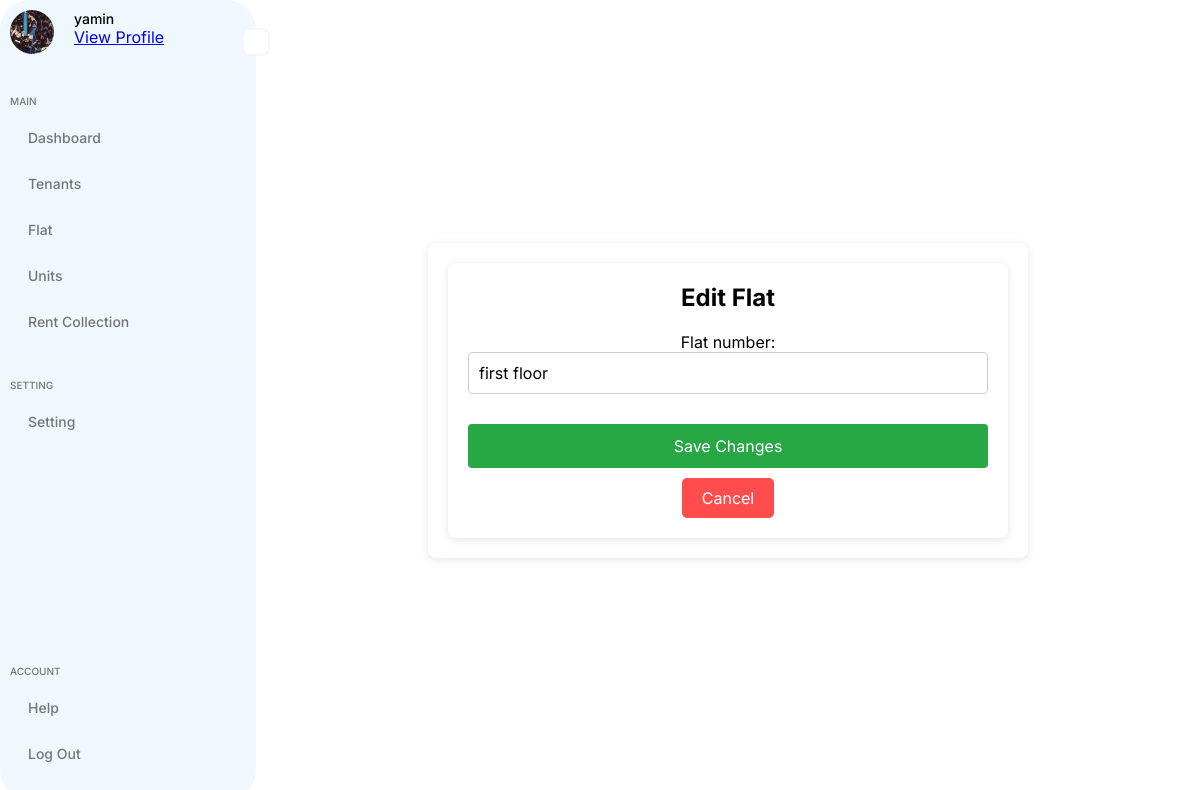
Screenshot of /rental/flats/edit/1/ (signed in) with the database file from the repository.
### accounts/models.py (models this page shows, shortened)
class UserProfile(models.Model):
    user = models.OneToOneField(User, on_delete=models.CASCADE)
    phone = models.CharField(max_length=15, blank=True, null=True)
    address = models.CharField(max_length=255, blank=True, null=True)
    profile_photo = models.ImageField(
        upload_to="profile_photos/", blank=True, null=True
    )

### rental_management/models.py (models this page shows, shortened)
class Flat(models.Model):
    flat_number = models.CharField(max_length=15, unique=True)

### rental_management/views.py (the view)
# urls.py: path("flats/edit/<int:pk>/", views.flat_edit, name="edit_flat"),
@login_required
def flat_edit(request, pk):
    flat = get_object_or_404(Flat, pk=pk)
    if request.method == "POST":
        form = FlatForm(request.POST, instance=flat)
        if form.is_valid():
            form.save()
            return redirect("flat_list")
    else:
        form = FlatForm(instance=flat)
    return render(request, "rental_management/flat_form.html", {"form": form})

### rental_management/forms.py
class FlatForm(forms.ModelForm):
    class Meta:
        model = Flat
        fields = "__all__"

### accounts/context_processors.py (called while the page is built)
def user_profile(request):
    profile = None
    if request.user.is_authenticated:
        try:
            profile = UserProfile.objects.get(user=request.user)
        except UserProfile.DoesNotExist:
            pass
    return {"profile": profile}

### templates/rental_management/flat_form.html (shortened to what this page needs)
{% extends 'sidebar.html' %}
{% load static %}
{% block style %}
<link rel="stylesheet" href="{% static 'css/add_edit_flat.css' %}">
{% endblock %}
{% block content %}
<div class="main-content">
    <h1>{% if form.instance.pk %} Edit Flat{% else %}Add Flat{% endif %}</h1>
    <form method="POST" class="flat-form">
        {{ form.as_p }}
        <button type="submit">{% if form.instance.pk %} Save Changes{% else %} Add Flat{% endif %}</button>
    </form>
    <button class="cancel-button" href="{% url 'flat_list' %}">Cancel</button>
</div>
{% endblock %}

### templates/sidebar.html (shortened to what this page needs)
{% load static %}
<!DOCTYPE html>
<html lang="en">
<head>
    <link rel="stylesheet" href="{% static 'css/styles.css' %}">
    {% block style %}
    {% endblock %}
</head>
<body>
    <aside class="container">
        <div class="sidebar">
            <div class="menu-btn">
            </div>
            <div class="head">
                <div class="user-img">
                    {% if profile and profile.profile_photo %}
                    <img src="{{ profile.profile_photo.url }}" alt="Profile Photo">
                    {% else %}
                    <img src="{% static 'images/default-profile.png' %}" alt="Default Profile Photo">
                    {% endif %}
                </div>
                <div class="user-details">
                    <p class="name">{{ user.username }}</p>
                    <a href="{% url 'accounts:profile' %}" class="profile-link">View Profile</a>
                </div>
            </div>
            <div class="nav">
                <div class="menu">
                    <p class="title">Main</p>
                    <ul>
                        <li>
                            <a href="{% url 'dashboard' %}">
                                <span class="text">Dashboard</span>
                            </a>
                        </li>
                        <li>
                            <a href="#">
                                <span class="text">Tenants</span>
                            </a>
                        </li>
                        <li>
                            <a href="#">
                                <span class="text">Flat</span>
                            </a>
                        </li>
                        <li>
                            <a href="#">
                                <span class="text">Units</span>
                            </a>
                        </li>
                        <li>
                            <a href="#">
                                <span class="text">Rent Collection</span>
                            </a>
                        </li>
                    </ul>
                </div>
                <div class="menu">
                    <p class="title">Setting</p>
                    <ul>
                        <li>
                            <a href="#">
                                <span class="text">Setting</span>
                            </a>
                        </li>
                    </ul>
                </div>
            </div>
            <div class="menu">
                <p class="title">Account</p>
                <ul>
                    <li>
                        <a href="#">
                            <span class="text">Help</span>
                        </a>
                    </li>
                    <li>
                        <a href="{% url 'accounts:logout' %}">
                            <span class="text">Log Out</span>
                        </a>
                    </li>
                </ul>
            </div>
        </div>
        <div class="main-content">
            {% block content %}
            {% endblock %}
        </div>
    </aside>
</body>
</html>

### static/css/styles.css (style rules this page uses)
* { margin: 0; padding: 0; box-sizing: border-box; font-family: "Inter", sans-serif; }
body { background-color: #ffffff; }
.container { width: 100%; min-height: 100vh; }
.sidebar { position: relative; width: 256px; height: 100vh; display: flex; flex-direction: column; gap: 20px; background-color: aliceblue; padding: 10px; border-radius: 30px; }
.sidebar, .head { display: flex; gap: 20px; padding-bottom: 20px; border-bottom: 1px solid #f6f6f6; }
.user-img { width: 44px; height: 44px; border-radius: 50%; overflow: hidden; }
.user-img img { width: 100%; object-fit: cover; }
.user-details .title, .menu .title { font-size: 10px; font-weight: 500; color: #757575; text-transform: uppercase; margin-bottom: 10px; }
.user-details .name { font-size: 14px; font-weight: 500; }
.nav { flex: 1; }
.menu ul li { position: relative; list-style: none; margin-bottom: 5px; }
.menu ul li a { display: flex; align-items: center; gap: 10px; font-size: 14px; font-weight: 500; color: #757575; text-decoration: none; padding: 12px 8px; border-radius: 8px; transition: all 0.3s; }
.menu ul li .text { flex: 1; }
.menu:not(:last-child) { padding-bottom: 10px; margin-bottom: 20px; border-bottom: 2px solid #f6f6f6; }
.menu-btn { position: absolute; right: -14px; top: 3.5%; width: 28px; height: 28px; border-radius: 8px; display: flex; align-items: center; justify-content: center; cursor: pointer; color: #757575; border: 2px solid #f6f6f6; background-color: #fff; }
.container { display: flex; width: 100%; min-height: 100vh; }
.sidebar { width: 256px; height: 100vh; background-color: aliceblue; transition: width 0.3s; }
.main-content { flex: 1; padding: 24px; transition: margin-left 0.3s, padding-left 0.3s; }

### static/css/add_edit_flat.css (style rules this page uses)
.main-content { max-width: 600px; margin: auto; padding: 20px; background-color: #fff; box-shadow: 0 2px 10px rgba(0, 0, 0, 0.1); border-radius: 8px; text-align: center; }
h1 { font-size: 24px; margin-bottom: 20px; }
.flat-form { display: flex; flex-direction: column; gap: 15px; }
.flat-form p { display: flex; flex-direction: column; }
input[type="text"], input[type="number"], select { width: 100%; padding: 10px; border: 1px solid #ccc; border-radius: 4px; font-size: 16px; }
button { padding: 12px; background-color: #28a745; color: white; border: none; border-radius: 4px; cursor: pointer; font-size: 16px; margin-top: 15px; }
.cancel-button { background-color: #ff4d4d; color: white; padding: 10px 20px; border: none; border-radius: 5px; cursor: pointer; margin-top: 10px; }

### rows the page displays
UserProfile: profile_photo (picture)
Flat: flat_number "first floor"

### other values shown
{{ user.username }} "yamin"
